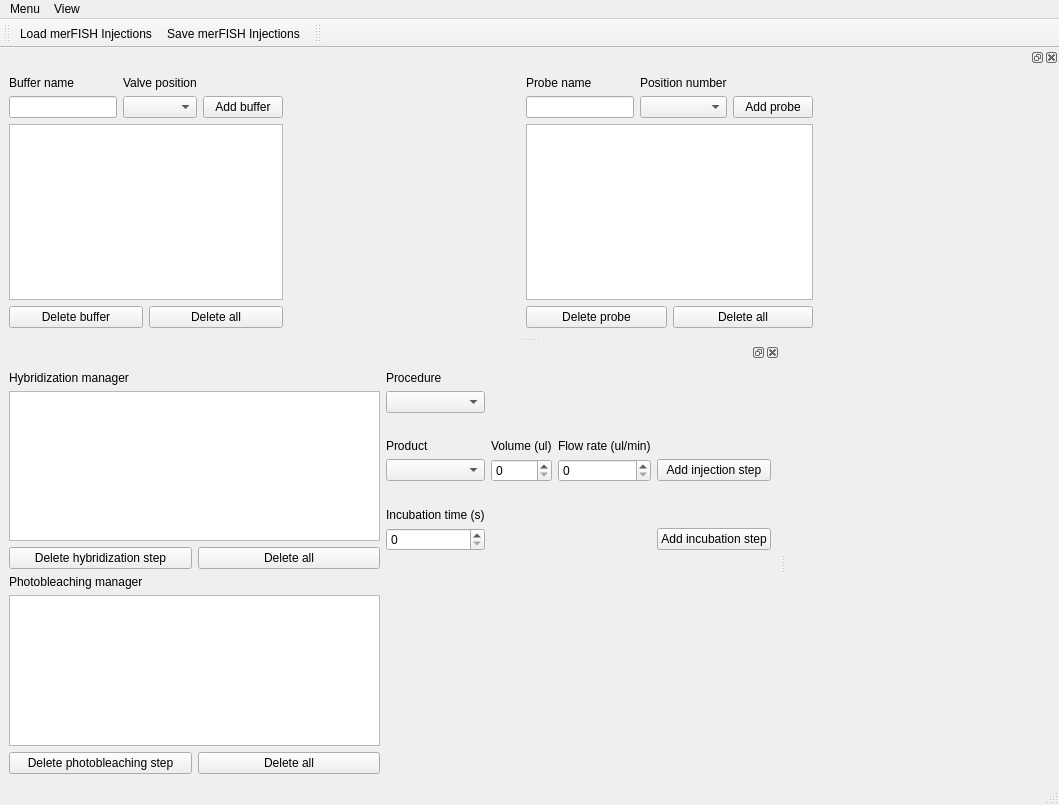
<?xml version="1.0" encoding="UTF-8"?>
<ui version="4.0">
 <class>MainWindow</class>
 <widget class="QMainWindow" name="MainWindow">
  <property name="geometry">
   <rect>
    <x>0</x>
    <y>0</y>
    <width>1059</width>
    <height>805</height>
   </rect>
  </property>
  <property name="windowTitle">
   <string>merFISH Injections</string>
  </property>
  <widget class="QWidget" name="centralwidget">
   <layout class="QHBoxLayout" name="horizontalLayout"/>
  </widget>
  <widget class="QMenuBar" name="menubar">
   <property name="geometry">
    <rect>
     <x>0</x>
     <y>0</y>
     <width>1059</width>
     <height>22</height>
    </rect>
   </property>
   <widget class="QMenu" name="menuMenu">
    <property name="title">
     <string>Menu</string>
    </property>
    <addaction name="close_Action"/>
   </widget>
   <widget class="QMenu" name="menuOptions">
    <property name="title">
     <string>View</string>
    </property>
    <addaction name="buffer_dockwidget_view_Action"/>
    <addaction name="injection_dockwidget_view_Action"/>
   </widget>
   <addaction name="menuMenu"/>
   <addaction name="menuOptions"/>
  </widget>
  <widget class="QStatusBar" name="statusbar"/>
  <widget class="QToolBar" name="toolBar">
   <property name="windowTitle">
    <string>toolBar</string>
   </property>
   <attribute name="toolBarArea">
    <enum>TopToolBarArea</enum>
   </attribute>
   <attribute name="toolBarBreak">
    <bool>false</bool>
   </attribute>
   <addaction name="load_Action"/>
   <addaction name="save_Action"/>
  </widget>
  <widget class="QToolBar" name="toolBar_2">
   <property name="windowTitle">
    <string>toolBar_2</string>
   </property>
   <attribute name="toolBarArea">
    <enum>TopToolBarArea</enum>
   </attribute>
   <attribute name="toolBarBreak">
    <bool>false</bool>
   </attribute>
  </widget>
  <widget class="QDockWidget" name="buffer_DockWidget">
   <attribute name="dockWidgetArea">
    <number>4</number>
   </attribute>
   <widget class="QWidget" name="dockWidgetContents">
    <layout class="QHBoxLayout" name="horizontalLayout_7">
     <item>
      <layout class="QVBoxLayout" name="verticalLayout_2">
       <item>
        <layout class="QGridLayout" name="gridLayout_2">
         <item row="0" column="0">
          <widget class="QLabel" name="label_8">
           <property name="text">
            <string>Buffer name</string>
           </property>
          </widget>
         </item>
         <item row="0" column="1">
          <widget class="QLabel" name="label_9">
           <property name="text">
            <string>Valve position</string>
           </property>
          </widget>
         </item>
         <item row="1" column="0">
          <widget class="QLineEdit" name="buffername_LineEdit"/>
         </item>
         <item row="1" column="2">
          <widget class="QPushButton" name="add_buffer_PushButton">
           <property name="text">
            <string>Add buffer</string>
           </property>
          </widget>
         </item>
         <item row="1" column="1">
          <widget class="QComboBox" name="valve_position_ComboBox"/>
         </item>
        </layout>
       </item>
       <item>
        <widget class="QListView" name="buffer_ListView"/>
       </item>
       <item>
        <layout class="QHBoxLayout" name="horizontalLayout_2">
         <item>
          <widget class="QPushButton" name="delete_buffer_PushButton">
           <property name="text">
            <string>Delete buffer</string>
           </property>
          </widget>
         </item>
         <item>
          <widget class="QPushButton" name="delete_all_buffer_PushButton">
           <property name="text">
            <string>Delete all</string>
           </property>
          </widget>
         </item>
        </layout>
       </item>
      </layout>
     </item>
     <item>
      <spacer name="horizontalSpacer">
       <property name="orientation">
        <enum>Qt::Horizontal</enum>
       </property>
       <property name="sizeHint" stdset="0">
        <size>
         <width>40</width>
         <height>20</height>
        </size>
       </property>
      </spacer>
     </item>
     <item>
      <layout class="QVBoxLayout" name="verticalLayout_3">
       <item>
        <layout class="QGridLayout" name="gridLayout_3">
         <item row="1" column="2">
          <widget class="QPushButton" name="add_probe_PushButton">
           <property name="text">
            <string>Add probe</string>
           </property>
          </widget>
         </item>
         <item row="1" column="1">
          <widget class="QComboBox" name="probe_position_ComboBox"/>
         </item>
         <item row="1" column="0">
          <widget class="QLineEdit" name="probename_LineEdit"/>
         </item>
         <item row="0" column="0">
          <widget class="QLabel" name="label_10">
           <property name="text">
            <string>Probe name</string>
           </property>
          </widget>
         </item>
         <item row="0" column="1">
          <widget class="QLabel" name="label_11">
           <property name="text">
            <string>Position number</string>
           </property>
          </widget>
         </item>
        </layout>
       </item>
       <item>
        <widget class="QListView" name="probe_ListView"/>
       </item>
       <item>
        <layout class="QHBoxLayout" name="horizontalLayout_6">
         <item>
          <widget class="QPushButton" name="delete_probe_PushButton">
           <property name="text">
            <string>Delete probe</string>
           </property>
          </widget>
         </item>
         <item>
          <widget class="QPushButton" name="delete_all_probes_PushButton">
           <property name="text">
            <string>Delete all</string>
           </property>
          </widget>
         </item>
        </layout>
       </item>
      </layout>
     </item>
     <item>
      <spacer name="horizontalSpacer_2">
       <property name="orientation">
        <enum>Qt::Horizontal</enum>
       </property>
       <property name="sizeHint" stdset="0">
        <size>
         <width>40</width>
         <height>20</height>
        </size>
       </property>
      </spacer>
     </item>
    </layout>
   </widget>
  </widget>
  <widget class="QDockWidget" name="injection_DockWidget">
   <property name="minimumSize">
    <size>
     <width>780</width>
     <height>440</height>
    </size>
   </property>
   <attribute name="dockWidgetArea">
    <number>1</number>
   </attribute>
   <widget class="QWidget" name="dockWidgetContents_2">
    <layout class="QHBoxLayout" name="horizontalLayout_5">
     <item>
      <layout class="QVBoxLayout" name="verticalLayout">
       <item>
        <widget class="QLabel" name="label">
         <property name="text">
          <string>Hybridization manager</string>
         </property>
        </widget>
       </item>
       <item>
        <widget class="QListView" name="hybridization_ListView">
         <property name="focusPolicy">
          <enum>Qt::ClickFocus</enum>
         </property>
        </widget>
       </item>
       <item>
        <layout class="QHBoxLayout" name="horizontalLayout_3">
         <item>
          <widget class="QPushButton" name="delete_hybridization_PushButton">
           <property name="maximumSize">
            <size>
             <width>200</width>
             <height>16777215</height>
            </size>
           </property>
           <property name="text">
            <string>Delete hybridization step</string>
           </property>
          </widget>
         </item>
         <item>
          <widget class="QPushButton" name="delete_all_hybr_PushButton">
           <property name="maximumSize">
            <size>
             <width>200</width>
             <height>16777215</height>
            </size>
           </property>
           <property name="text">
            <string>Delete all</string>
           </property>
          </widget>
         </item>
        </layout>
       </item>
       <item>
        <widget class="QLabel" name="label_2">
         <property name="text">
          <string>Photobleaching manager</string>
         </property>
        </widget>
       </item>
       <item>
        <widget class="QListView" name="photobleaching_ListView">
         <property name="focusPolicy">
          <enum>Qt::ClickFocus</enum>
         </property>
        </widget>
       </item>
       <item>
        <layout class="QHBoxLayout" name="horizontalLayout_4">
         <item>
          <widget class="QPushButton" name="delete_photobleaching_PushButton">
           <property name="maximumSize">
            <size>
             <width>200</width>
             <height>16777215</height>
            </size>
           </property>
           <property name="text">
            <string>Delete photobleaching step</string>
           </property>
          </widget>
         </item>
         <item>
          <widget class="QPushButton" name="delete_all_photobl_PushButton">
           <property name="maximumSize">
            <size>
             <width>200</width>
             <height>16777215</height>
            </size>
           </property>
           <property name="text">
            <string>Delete all</string>
           </property>
          </widget>
         </item>
        </layout>
       </item>
      </layout>
     </item>
     <item>
      <layout class="QGridLayout" name="gridLayout">
       <item row="6" column="0">
        <widget class="QLabel" name="label_7">
         <property name="text">
          <string>Incubation time (s)</string>
         </property>
        </widget>
       </item>
       <item row="3" column="2">
        <widget class="QLabel" name="label_5">
         <property name="text">
          <string>Flow rate (ul/min)</string>
         </property>
        </widget>
       </item>
       <item row="1" column="0">
        <widget class="QComboBox" name="procedure_ComboBox"/>
       </item>
       <item row="4" column="0">
        <widget class="QComboBox" name="product_ComboBox"/>
       </item>
       <item row="0" column="0">
        <widget class="QLabel" name="label_6">
         <property name="text">
          <string>Procedure</string>
         </property>
        </widget>
       </item>
       <item row="4" column="3">
        <widget class="QPushButton" name="add_injection_PushButton">
         <property name="text">
          <string>Add injection step</string>
         </property>
        </widget>
       </item>
       <item row="7" column="3">
        <widget class="QPushButton" name="add_time_PushButton">
         <property name="text">
          <string>Add incubation step</string>
         </property>
        </widget>
       </item>
       <item row="7" column="0">
        <widget class="QSpinBox" name="incubation_time_SpinBox">
         <property name="maximum">
          <number>10000</number>
         </property>
        </widget>
       </item>
       <item row="9" column="0">
        <spacer name="verticalSpacer">
         <property name="orientation">
          <enum>Qt::Vertical</enum>
         </property>
         <property name="sizeHint" stdset="0">
          <size>
           <width>20</width>
           <height>40</height>
          </size>
         </property>
        </spacer>
       </item>
       <item row="3" column="0">
        <widget class="QLabel" name="label_3">
         <property name="text">
          <string>Product</string>
         </property>
        </widget>
       </item>
       <item row="5" column="0">
        <spacer name="verticalSpacer_2">
         <property name="orientation">
          <enum>Qt::Vertical</enum>
         </property>
         <property name="sizeType">
          <enum>QSizePolicy::Preferred</enum>
         </property>
         <property name="sizeHint" stdset="0">
          <size>
           <width>20</width>
           <height>20</height>
          </size>
         </property>
        </spacer>
       </item>
       <item row="3" column="1">
        <widget class="QLabel" name="label_4">
         <property name="text">
          <string>Volume (ul)</string>
         </property>
        </widget>
       </item>
       <item row="2" column="0">
        <spacer name="verticalSpacer_3">
         <property name="orientation">
          <enum>Qt::Vertical</enum>
         </property>
         <property name="sizeType">
          <enum>QSizePolicy::Preferred</enum>
         </property>
         <property name="sizeHint" stdset="0">
          <size>
           <width>20</width>
           <height>20</height>
          </size>
         </property>
        </spacer>
       </item>
       <item row="4" column="1">
        <widget class="QSpinBox" name="volume_SpinBox">
         <property name="maximum">
          <number>10000</number>
         </property>
        </widget>
       </item>
       <item row="4" column="2">
        <widget class="QSpinBox" name="flowrate_SpinBox">
         <property name="maximum">
          <number>1000</number>
         </property>
        </widget>
       </item>
      </layout>
     </item>
    </layout>
   </widget>
  </widget>
  <action name="save_Action">
   <property name="text">
    <string>Save merFISH Injections</string>
   </property>
  </action>
  <action name="load_Action">
   <property name="text">
    <string>Load merFISH Injections</string>
   </property>
  </action>
  <action name="close_Action">
   <property name="text">
    <string>Close</string>
   </property>
  </action>
  <action name="buffer_dockwidget_view_Action">
   <property name="checkable">
    <bool>true</bool>
   </property>
   <property name="checked">
    <bool>true</bool>
   </property>
   <property name="text">
    <string>Buffer dockwidget</string>
   </property>
  </action>
  <action name="injection_dockwidget_view_Action">
   <property name="checkable">
    <bool>true</bool>
   </property>
   <property name="checked">
    <bool>true</bool>
   </property>
   <property name="text">
    <string>Injection dockwidget</string>
   </property>
  </action>
 </widget>
 <resources/>
 <connections>
  <connection>
   <sender>buffer_dockwidget_view_Action</sender>
   <signal>triggered(bool)</signal>
   <receiver>buffer_DockWidget</receiver>
   <slot>setVisible(bool)</slot>
   <hints>
    <hint type="sourcelabel">
     <x>-1</x>
     <y>-1</y>
    </hint>
    <hint type="destinationlabel">
     <x>529</x>
     <y>212</y>
    </hint>
   </hints>
  </connection>
  <connection>
   <sender>injection_dockwidget_view_Action</sender>
   <signal>triggered(bool)</signal>
   <receiver>injection_DockWidget</receiver>
   <slot>setVisible(bool)</slot>
   <hints>
    <hint type="sourcelabel">
     <x>-1</x>
     <y>-1</y>
    </hint>
    <hint type="destinationlabel">
     <x>389</x>
     <y>580</y>
    </hint>
   </hints>
  </connection>
  <connection>
   <sender>injection_DockWidget</sender>
   <signal>visibilityChanged(bool)</signal>
   <receiver>injection_dockwidget_view_Action</receiver>
   <slot>setChecked(bool)</slot>
   <hints>
    <hint type="sourcelabel">
     <x>389</x>
     <y>580</y>
    </hint>
    <hint type="destinationlabel">
     <x>-1</x>
     <y>-1</y>
    </hint>
   </hints>
  </connection>
  <connection>
   <sender>buffer_DockWidget</sender>
   <signal>visibilityChanged(bool)</signal>
   <receiver>buffer_dockwidget_view_Action</receiver>
   <slot>setChecked(bool)</slot>
   <hints>
    <hint type="sourcelabel">
     <x>529</x>
     <y>212</y>
    </hint>
    <hint type="destinationlabel">
     <x>-1</x>
     <y>-1</y>
    </hint>
   </hints>
  </connection>
 </connections>
</ui>
